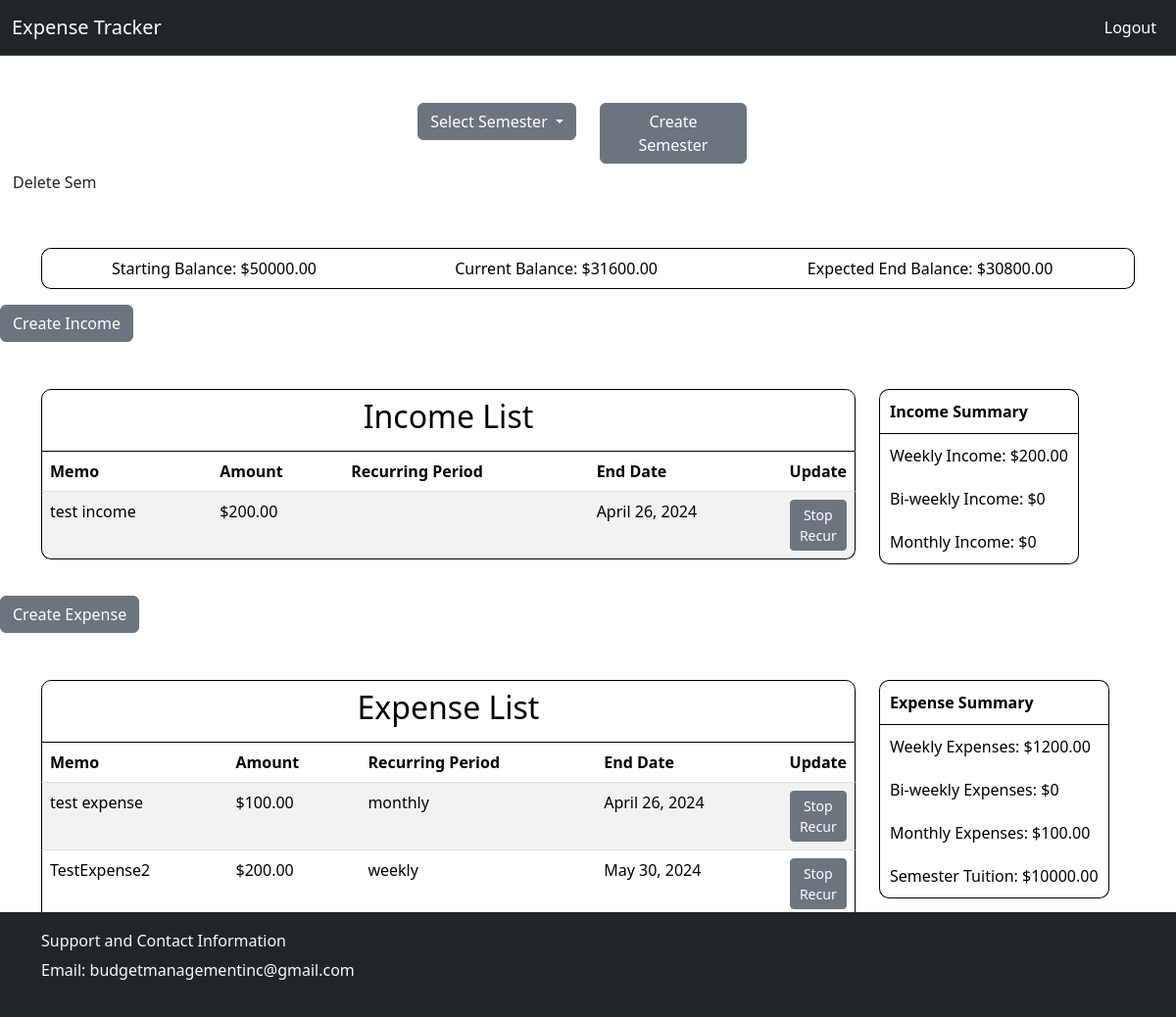
/stop_recur_expense/3/ (signed in), run on the app's committed database.
### budget/models.py (models this page shows)
class Semester(models.Model):
    semester_id = models.AutoField(primary_key=True)
    student_id = models.ForeignKey(settings.AUTH_USER_MODEL, on_delete=models.CASCADE, null=True, blank=True)
    semester_name = models.CharField(max_length = 30)
    start_date = models.DateField()
    end_date = models.DateField()
    starting_balance = models.DecimalField(decimal_places=2, max_digits=10)
    semester_tuition = models.DecimalField(decimal_places=2, max_digits=10)
    current_balance = models.DecimalField(decimal_places=2, max_digits=10)

class Income(models.Model):
    income_id = models.AutoField(primary_key=True)
    semester_id = models.ForeignKey(Semester, on_delete=models.CASCADE, null=True)
    amount = models.DecimalField(decimal_places=2, max_digits=10)
    is_recurring = models.BooleanField()
    date_last_updated = models.DateField(auto_now_add=True)
    end_date = models.DateField()
    recurring_period = models.CharField(max_length = 20)
    memo = models.CharField(max_length=200, null=True)

class Expense(models.Model):
    income_id = models.AutoField(primary_key=True)
    semester_id = models.ForeignKey(Semester, on_delete=models.CASCADE, null=True)
    amount = models.DecimalField(decimal_places=2, max_digits=10)
    is_recurring = models.BooleanField()
    date_last_updated = models.DateField(auto_now_add=True)
    end_date = models.DateField()
    recurring_period = models.CharField(max_length = 20)
    memo = models.CharField(max_length=200, null=True)

### budget/views.py (the view)
# urls.py: path('stop_recur_expense/<int:pk>/', views.StopRecurringExpense, name='stop_expense'),
def StopRecurringExpense(request, pk):
    if request.user.is_authenticated:
        expense = Expense.objects.get(pk=pk)
        if date.today() < expense.end_date:
            expense.end_date = date.today()
            expense.save()
        return semester(request, expense.semester_id.pk)
    else:
        return redirect('home')

### budget/templates/budget/semester_view.html (shortened to what this page needs)
{% extends './home.html' %}
{% load static %}
{% block style %}
    <link rel="stylesheet" href="{% static 'css/semester_tables.css' %}" />
{% endblock style %}
{%block semester %}
<a class="btn" href="{% url 'delete_semester' current_semester %}">Delete Sem</a>
<div class="container pt-5">
    <table class="table overall-summary">
        <tr>
            <td>Starting Balance: ${{start_bal}}</td>
            <td>Current Balance: ${{current_bal}}</td>
            <td>Expected End Balance: ${{end_bal}}</td>
        </tr>
    </table>
</div>
<div>
    <a href="{% url 'income_form' current_semester %}" class="btn btn-secondary">Create Income</a>
</div>
<div class="container pt-5 pb-3">
    <div class="row">
        {% if incomes %}
        <div class="col-sm-9">
        <table class="table table-striped table-list">
            <thead>
                <tr>
                    <th colspan="5"><h2>Income List</h2></th>
                </tr>
                <tr>
                    <th>Memo</th>
                    <th>Amount</th>
                    <th>Recurring Period</th>
                    <th>End Date</th>
                    <th style="width: 20px;">Update</th>
                </tr>
            </thead>
            {% for income in incomes %}
            <tbody>
                <tr>
                    <td>{{income.memo}}</td>
                    <td>${{income.amount}}</td>
                    <td>{{income.recurring_periods}}</td>
                    <td>{{income.end_date}}</td>
                    <td style="width: 20px;"><a class="btn btn-secondary btn-sm" href="{% url 'stop_income' income.pk%}">Stop Recur</td>
                </tr>
            {% endfor %}
        </table>
        </div>
        <div class="col-sm-3">
            <table class="table  summary">
                <thead>
                    <th>Income Summary</th>
                </thead>
                <tr>
                    <td>Weekly Income: ${{income_weekly}}</td>
                </tr>
                <tr>
                    <td>Bi-weekly Income: ${{income_biweekly}}</td>
                </tr>
                <tr>
                    <td>Monthly Income: ${{income_monthly}}</td>
                </tr>
            </table>
        </div>
    {% else %}
    <h5><strong>There are no current incomes associated with this semester.
        Click the 'Create Income' link in the navbar to add your first income to this semester!
    </strong></h5>
    {% endif %}
    </div>
</div>
<div>
    <a href="{% url 'expense_form' current_semester %}" class="btn btn-secondary">Create Expense</a>
</div>
<div class="container pt-5 pb-3">
    <div class="row">
        {% if expenses %}
        <div class="col-sm-9">
            <table class="table table-striped table-list">
                <thead>
                    <tr>
                        <th colspan="5"><h2>Expense List</h2></th>
                    </tr>
                    <tr>
                        <th>Memo</th>
                        <th>Amount</th>
                        <th>Recurring Period</th>
                        <th>End Date</th>
                        <th style="width: 20px;">Update</th>
                    </tr>
                </thead>
                {% for expense in expenses %}
                    <tr>
                        <td>{{expense.memo}}</td>
                        <td>${{expense.amount}}</td>
                        <td>{{expense.recurring_period}}</td>
                        <td>{{expense.end_date}}</td>
                        <td style="width: 20px;"><a class="btn btn-secondary btn-sm" href="{% url 'stop_expense' expense.pk %}">Stop Recur</td>
                    </tr>
                {% endfor %}
            </table>
        </div>
        <div class="col-sm-3">
            <table class="table table-bordered summary">
                <thead>
                    <th>Expense Summary</th>
                </thead>
                <tr>
                    <td>Weekly Expenses: ${{expense_weekly}}</td>
                </tr>
                <tr>
                    <td>Bi-weekly Expenses: ${{expense_biweekly}}</td>
                </tr>
                <tr>
                    <td>Monthly Expenses: ${{expense_monthly}}</td>
                </tr>
                <tr>
                    <td>Semester Tuition: ${{tuition}}</td>
                </tr>
            </table>
        </div>
    {% else %}
    <h5><strong>There are no current expenses associated with this semester.
        Click the 'Create Expense' link in the navbar to add your first expense to this semester!
    </strong></h5>
    {% endif %}
    </div>
</div>
{% endblock semester %}

### budget/static/css/semester_tables.css (style rules this page uses)
.summary { width: auto; border-collapse: separate; border-spacing: 0; }
.summary th, .summary td { padding: 10px; border: none; border-right: 1px solid black; border-left: 1px solid black; }
.summary th:first-child { border-top-left-radius: 10px; border-top-right-radius: 10px; border-top: 1px solid black; }
.summary tr:first-child td { border-top: 1px solid black; }
.summary tr:last-child td { border-bottom-right-radius: 10px; border-bottom-left-radius: 10px; }
.summary tr:last-child td { border-bottom: 1px solid black; }
.overall-summary { width: 100%; border-collapse: separate; border-spacing: 0; text-align: center; }
.overall-summary tr:first-child td { border-bottom: 1px solid black; border-top: 1px solid black; }
.overall-summary tr td:first-child { border-top-left-radius: 10px; border-bottom-left-radius: 10px; border-top: 1px solid black; border-left: 1px solid black; }
.overall-summary tr td:last-child { border-top-right-radius: 10px; border-bottom-right-radius: 10px; border-bottom: 1px solid black; border-right: 1px solid black; }
.table-list { width: 100%; border-collapse: separate; border-spacing: 0; }
.table-list thead tr:first-child th:first-child { border-top-left-radius: 10px; border-top-right-radius: 10px; border-left: 1px solid black; border-right: 1px solid black; border-top: 1px solid black; border-bottom: 1px solid black; text-align: center; }
.table-list thead tr th:first-child { border-left: 1px solid black; }
.table-list thead tr th:last-child { border-right: 1px solid black; }
.table-list tbody tr:last-child td:last-child { border-bottom-right-radius: 10px; border-bottom: 1px solid black; }
.table-list tbody tr:last-child td:first-child { border-bottom-left-radius: 10px; border-bottom: 1px solid black; }
.table-list tbody tr:last-child td { border-bottom: 1px solid black; }
.table-list tbody tr td:first-child { border-left: 1px solid black; }
.table-list tbody tr td:last-child { border-right: 1px solid black; }

### data on the page
Semester: starting_balance "50000.00", current_balance "31600.00", semester_tuition "10000.00"
Income: memo "test income", amount "200.00", end_date "April 26, 2024"
Expense: memo "test expense", amount "100.00", recurring_period "monthly", end_date "April 26, 2024"
Expense: memo "TestExpense2", amount "200.00", recurring_period "weekly", end_date "May 30, 2024"

### other printed values
{{ end_bal }} "30800.00"
{{ income_weekly }} "200.00"
{{ income_biweekly }} "0"
{{ income_monthly }} "0"
{{ expense_weekly }} "1200.00"
{{ expense_biweekly }} "0"
{{ expense_monthly }} "100.00"
